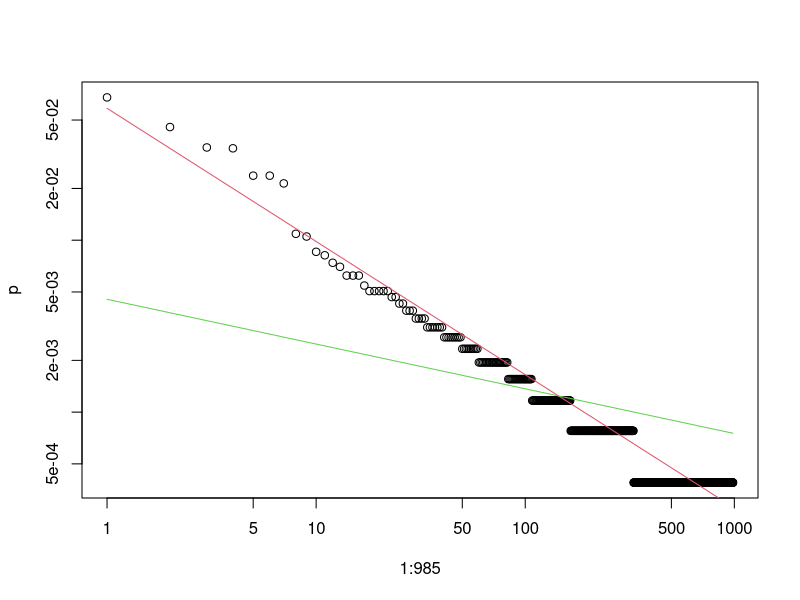

Source code (R):
# drawn from: https://stats.stackexchange.com/questions/6780/how-to-calculate-zipfs-law-coefficient-from-a-set-of-top-frequencies
require(stats4)
fr <- c(174, 117, 89, 88, 61, 61, 55, 28, 27, 22, 21, 19, 18, 16, 16, 16, 14, 13, 13, 13, 13, 13, 12, 12, 11, 11, 10, 10, 10, 9, 9, 9, 9, 8, 8, 8, 8, 8, 8, 8, 7, 7, 7, 7, 7, 7, 7, 7, 7, 6, 6, 6, 6, 6, 6, 6, 6, 6, 6, 5, 5, 5, 5, 5, 5, 5, 5, 5, 5, 5, 5, 5, 5, 5, 5, 5, 5, 5, 5, 5, 5, 5, 4, 4, 4, 4, 4, 4, 4, 4, 4, 4, 4, 4, 4, 4, 4, 4, 4, 4, 4, 4, 4, 4, 4, 4, 4, 3, 3, 3, 3, 3, 3, 3, 3, 3, 3, 3, 3, 3, 3, 3, 3, 3, 3, 3, 3, 3, 3, 3, 3, 3, 3, 3, 3, 3, 3, 3, 3, 3, 3, 3, 3, 3, 3, 3, 3, 3, 3, 3, 3, 3, 3, 3, 3, 3, 3, 3, 3, 3, 3, 3, 3, 3, 2, 2, 2, 2, 2, 2, 2, 2, 2, 2, 2, 2, 2, 2, 2, 2, 2, 2, 2, 2, 2, 2, 2, 2, 2, 2, 2, 2, 2, 2, 2, 2, 2, 2, 2, 2, 2, 2, 2, 2, 2, 2, 2, 2, 2, 2, 2, 2, 2, 2, 2, 2, 2, 2, 2, 2, 2, 2, 2, 2, 2, 2, 2, 2, 2, 2, 2, 2, 2, 2, 2, 2, 2, 2, 2, 2, 2, 2, 2, 2, 2, 2, 2, 2, 2, 2, 2, 2, 2, 2, 2, 2, 2, 2, 2, 2, 2, 2, 2, 2, 2, 2, 2, 2, 2, 2, 2, 2, 2, 2, 2, 2, 2, 2, 2, 2, 2, 2, 2, 2, 2, 2, 2, 2, 2, 2, 2, 2, 2, 2, 2, 2, 2, 2, 2, 2, 2, 2, 2, 2, 2, 2, 2, 2, 2, 2, 2, 2, 2, 2, 2, 2, 2, 2, 2, 2, 2, 2, 2, 2, 2, 2, 2, 2, 2, 1, 1, 1, 1, 1, 1, 1, 1, 1, 1, 1, 1, 1, 1, 1, 1, 1, 1, 1, 1, 1, 1, 1, 1, 1, 1, 1, 1, 1, 1, 1, 1, 1, 1, 1, 1, 1, 1, 1, 1, 1, 1, 1, 1, 1, 1, 1, 1, 1, 1, 1, 1, 1, 1, 1, 1, 1, 1, 1, 1, 1, 1, 1, 1, 1, 1, 1, 1, 1, 1, 1, 1, 1, 1, 1, 1, 1, 1, 1, 1, 1, 1, 1, 1, 1, 1, 1, 1, 1, 1, 1, 1, 1, 1, 1, 1, 1, 1, 1, 1, 1, 1, 1, 1, 1, 1, 1, 1, 1, 1, 1, 1, 1, 1, 1, 1, 1, 1, 1, 1, 1, 1, 1, 1, 1, 1, 1, 1, 1, 1, 1, 1, 1, 1, 1, 1, 1, 1, 1, 1, 1, 1, 1, 1, 1, 1, 1, 1, 1, 1, 1, 1, 1, 1, 1, 1, 1, 1, 1, 1, 1, 1, 1, 1, 1, 1, 1, 1, 1, 1, 1, 1, 1, 1, 1, 1, 1, 1, 1, 1, 1, 1, 1, 1, 1, 1, 1, 1, 1, 1, 1, 1, 1, 1, 1, 1, 1, 1, 1, 1, 1, 1, 1, 1, 1, 1, 1, 1, 1, 1, 1, 1, 1, 1, 1, 1, 1, 1, 1, 1, 1, 1, 1, 1, 1, 1, 1, 1, 1, 1, 1, 1, 1, 1, 1, 1, 1, 1, 1, 1, 1, 1, 1, 1, 1, 1, 1, 1, 1, 1, 1, 1, 1, 1, 1, 1, 1, 1, 1, 1, 1, 1, 1, 1, 1, 1, 1, 1, 1, 1, 1, 1, 1, 1, 1, 1, 1, 1, 1, 1, 1, 1, 1, 1, 1, 1, 1, 1, 1, 1, 1, 1, 1, 1, 1, 1, 1, 1, 1, 1, 1, 1, 1, 1, 1, 1, 1, 1, 1, 1, 1, 1, 1, 1, 1, 1, 1, 1, 1, 1, 1, 1, 1, 1, 1, 1, 1, 1, 1, 1, 1, 1, 1, 1, 1, 1, 1, 1, 1, 1, 1, 1, 1, 1, 1, 1, 1, 1, 1, 1, 1, 1, 1, 1, 1, 1, 1, 1, 1, 1, 1, 1, 1, 1, 1, 1, 1, 1, 1, 1, 1, 1, 1, 1, 1, 1, 1, 1, 1, 1, 1, 1, 1, 1, 1, 1, 1, 1, 1, 1, 1, 1, 1, 1, 1, 1, 1, 1, 1, 1, 1, 1, 1, 1, 1, 1, 1, 1, 1, 1, 1, 1, 1, 1, 1, 1, 1, 1, 1, 1, 1, 1, 1, 1, 1, 1, 1, 1, 1, 1, 1, 1, 1, 1, 1, 1, 1, 1, 1, 1, 1, 1, 1, 1, 1, 1, 1, 1, 1, 1, 1, 1, 1, 1, 1, 1, 1, 1, 1, 1, 1, 1, 1, 1, 1, 1, 1, 1, 1, 1, 1, 1, 1, 1, 1, 1, 1, 1, 1, 1, 1, 1, 1, 1, 1, 1, 1, 1, 1, 1, 1, 1, 1, 1, 1, 1, 1, 1, 1, 1, 1, 1, 1, 1, 1, 1, 1, 1, 1, 1, 1, 1, 1, 1, 1, 1, 1, 1, 1, 1, 1, 1, 1, 1, 1, 1, 1, 1, 1, 1, 1, 1, 1, 1, 1, 1, 1, 1, 1, 1, 1, 1, 1, 1, 1, 1, 1, 1, 1, 1, 1, 1, 1, 1, 1, 1, 1, 1, 1, 1, 1, 1, 1, 1, 1, 1, 1, 1, 1, 1, 1, 1, 1, 1, 1, 1, 1, 1, 1, 1, 1, 1, 1, 1, 1, 1, 1, 1, 1, 1, 1, 1, 1, 1, 1, 1, 1, 1, 1, 1, 1, 1, 1, 1, 1, 1, 1, 1, 1, 1, 1, 1, 1, 1, 1, 1, 1, 1, 1, 1, 1, 1, 1, 1, 1, 1, 1, 1, 1, 1, 1, 1, 1, 1, 1, 1, 1, 1, 1, 1, 1, 1, 1, 1, 1, 1, 1, 1, 1, 1, 1, 1, 1, 1, 1, 1)
p <- fr/sum(fr)
lzipf <- function(s,N) -s*log(1:N)-log(sum(1/(1:N)^s))
opt.f <- function(s) sum((log(p)-lzipf(s, length(p)))^2)
opt <- optimize(opt.f, c(0.07, 27))
ll <- function(s) sum(fr*(s*log(1:10)+log(sum(1/(1:10)^s))))
fit <- mle(ll, start=list(s=1))
fit <- mle(ll, start=list(s=1))
summary(fit)
s.sq <-opt$minimum
s.ll <- coef(fit)
opt <- optimize(opt.f, c(0.07, 985))
plot(1:985,p,log="xy")
lines(1:985,exp(lzipf(s.sq,985)),col=2)
lines(1:985,exp(lzipf(s.ll,985)),col=3)

